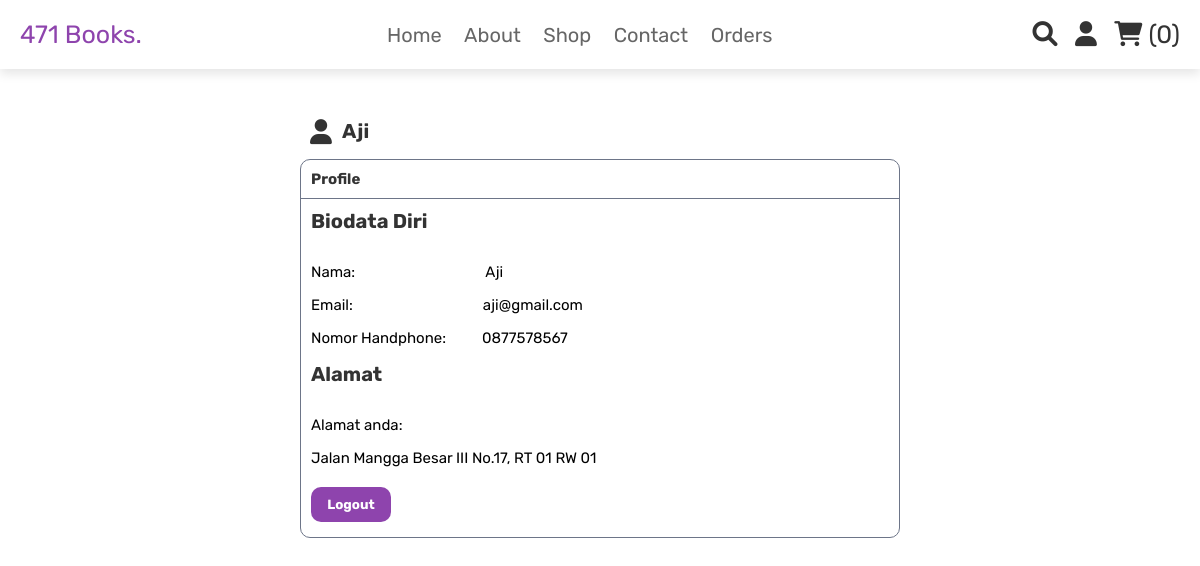
The app's page /profile.php (signed in) with its own data.
### tables this page shows
CREATE TABLE `users` (
  `id` int(100) NOT NULL,
  `name` varchar(100) NOT NULL,
  `email` varchar(100) NOT NULL,
  `nohp` varchar(25) NOT NULL,
  `address` varchar(225) NOT NULL,
  `city` varchar(100) NOT NULL,
  `zip_code` varchar(100) NOT NULL,
  `password` varchar(100) NOT NULL,
  `tipe_akun` varchar(20) NOT NULL DEFAULT 'user'
);

### profile.php (the view, shortened to what this page needs)
<?php
include 'config.php';
$user_id = $_SESSION['user_id'];
$query = "SELECT * FROM users WHERE id='$user_id'";
$hasil = $conn->query($query);
$row = $hasil->fetch_assoc();
?>
<!DOCTYPE html>
<html lang="en">
<head>
    <link rel="stylesheet" href="https://cdnjs.cloudflare.com/ajax/libs/font-awesome/6.0.0/css/all.min.css">
    <link rel="stylesheet" href="css/style.css">
</head>
<?php include 'header.php'; ?>
<body>
    <div class="profile">
        <a href="" class="fas fa-user"></a>
        <p><?php echo $_SESSION['user_name']; ?></p>
    </div>
    <div class="all-profile">
        <div class="menu-profile">
            <h3>Profile</h3>
        </div>
        <div class="isi-profile">
            <h2>Biodata Diri</h2>
            <div class="nama-profile">
                <h4>Nama: </h4>
                <p><?php echo $row['name']; ?></p>
            </div>
            <div class="email-profile">
                <h4>Email: </h4>
                <p><?php echo $row['email']; ?></p>
            </div>
            <div class="nohp-profile">
                <h4>Nomor Handphone: </h4>
                <p><?php echo $row['nohp']; ?></p>
            </div>
        </div>
        <div class="isi-profile">
            <h2>Alamat</h2>
            <div class="nama-profile">
                <h4>Alamat anda: </h4>
            </div>
            <div class="address-profile">
                <h4><?php echo $row['address']; ?></h4>
            </div>
        </div>
        <a href="logout.php"><button class="Logout">Logout</button></a>
    </div>
</body>
</html>

### css/style.css (style rules this page uses)
:root { --purple: #8e44ad; --red: #c0392b; --orange: #f39c12; --black: #333; --white: #fff; --light-color: #666; --light-white: #ccc; --light-bg: #f5f5f5; --border: .1rem solid var(--black); --box-shadow: 0 .5rem 1rem rgba(0, 0, 0, .1); }
* { font-family: 'Rubik', sans-serif; margin: 0; padding: 0; box-sizing: border-box; outline: none; border: none; text-decoration: none; transition: all .2s linear; }
html { font-size: 62.5%; overflow-x: hidden; }
.all-profile { border: 1px solid #6D7588; margin: 15px 300px 20px 300px; border-radius: 10px; }
.profile { margin-top: 50px; margin-left: 310px; display: flex; }
.profile a { font-size: 25px; color: var(--black); margin-right: 10px; }
.profile p { font-size: 20px; color: var(--black); margin-right: 10px; font-weight: bold; text-transform: capitalize; }
.all-profile .menu-profile { display: flex; border-bottom: 1px solid #6D7588; color: var(--black); }
.all-profile .menu-profile h3 { margin-left: 10px; margin-top: 10px; margin-bottom: 10px; font-size: 15px; }
.all-profile .isi-profile { margin: 10px 10px 10px 10px; }
.all-profile .isi-profile h2 { color: var(--black); margin-bottom: 30px; font-size: 20px; }
.all-profile .isi-profile .nama-profile { display: flex; font-size: 15px; margin-bottom: 5px; margin-bottom: 15px; }
.all-profile .isi-profile .nama-profile h4 { font-weight: normal; }
.all-profile .isi-profile .nama-profile p { margin-left: 5px; text-transform: capitalize; margin-left: 130px; }
.all-profile .isi-profile .email-profile { display: flex; font-size: 15px; margin-bottom: 5px; margin-bottom: 15px; }
.all-profile .isi-profile .email-profile h4 { font-weight: normal; }
.all-profile .isi-profile .email-profile p { margin-left: 5px; margin-left: 130px; }
.all-profile .isi-profile .nohp-profile { display: flex; font-size: 15px; margin-bottom: 5px; margin-bottom: 15px; }
.all-profile .isi-profile .nohp-profile h4 { font-weight: normal; }
.all-profile .isi-profile .nohp-profile p { margin-left: 5px; margin-left: 36px; }
.all-profile .isi-profile .address-profile h4 { font-weight: normal; width: 300px; font-size: 15px; }
.all-profile button { margin: 10px 10px 15px 10px; background-color: var(--purple); padding: 10px; width: 80px; border-radius: 10px; font-weight: bold; color: var(--white); }

### records on screen
users: name "Aji", email "aji@gmail.com", nohp "0877578567", address "Jalan Mangga Besar III No.17, RT 01 RW 01"

### other values on screen
$cart_rows_number "0"
$_SESSION['user_name'] "Aji"
